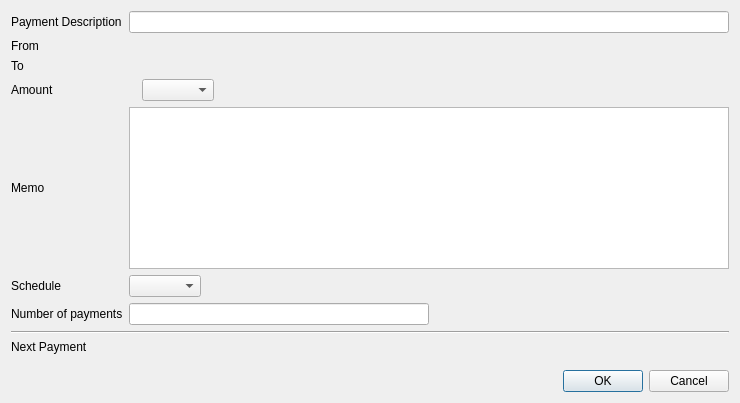
<?xml version="1.0" encoding="UTF-8"?>
<ui version="4.0">
 <class>newRecurringDialog</class>
 <widget class="QDialog" name="newRecurringDialog">
  <property name="geometry">
   <rect>
    <x>0</x>
    <y>0</y>
    <width>740</width>
    <height>403</height>
   </rect>
  </property>
  <property name="windowTitle">
   <string>Edit Schedule</string>
  </property>
  <layout class="QGridLayout" name="gridLayout">
   <item row="0" column="1">
    <widget class="QLabel" name="label_7">
     <property name="text">
      <string>Payment Description</string>
     </property>
    </widget>
   </item>
   <item row="3" column="2">
    <layout class="QHBoxLayout" name="horizontalLayout_3">
     <item>
      <widget class="QLabel" name="lblAmt">
       <property name="text">
        <string notr="true">&lt;Amount&gt;</string>
       </property>
      </widget>
     </item>
     <item>
      <widget class="QComboBox" name="cmbCurrency"/>
     </item>
     <item>
      <spacer name="horizontalSpacer_3">
       <property name="orientation">
        <enum>Qt::Horizontal</enum>
       </property>
       <property name="sizeHint" stdset="0">
        <size>
         <width>40</width>
         <height>20</height>
        </size>
       </property>
      </spacer>
     </item>
    </layout>
   </item>
   <item row="5" column="1">
    <widget class="QLabel" name="label_3">
     <property name="text">
      <string>Schedule</string>
     </property>
    </widget>
   </item>
   <item row="1" column="2">
    <widget class="QLabel" name="lblFrom">
     <property name="text">
      <string notr="true"/>
     </property>
    </widget>
   </item>
   <item row="8" column="1">
    <widget class="QLabel" name="label_8">
     <property name="text">
      <string>Next Payment</string>
     </property>
    </widget>
   </item>
   <item row="3" column="1">
    <widget class="QLabel" name="label_6">
     <property name="text">
      <string>Amount</string>
     </property>
    </widget>
   </item>
   <item row="0" column="2">
    <widget class="QLineEdit" name="txtDesc"/>
   </item>
   <item row="6" column="2">
    <layout class="QHBoxLayout" name="horizontalLayout_2">
     <item>
      <widget class="QLineEdit" name="txtNumPayments"/>
     </item>
     <item>
      <spacer name="horizontalSpacer_2">
       <property name="orientation">
        <enum>Qt::Horizontal</enum>
       </property>
       <property name="sizeHint" stdset="0">
        <size>
         <width>40</width>
         <height>20</height>
        </size>
       </property>
      </spacer>
     </item>
    </layout>
   </item>
   <item row="9" column="1">
    <spacer name="verticalSpacer">
     <property name="orientation">
      <enum>Qt::Vertical</enum>
     </property>
     <property name="sizeHint" stdset="0">
      <size>
       <width>20</width>
       <height>40</height>
      </size>
     </property>
    </spacer>
   </item>
   <item row="4" column="2">
    <widget class="QPlainTextEdit" name="txtMemo"/>
   </item>
   <item row="4" column="1">
    <widget class="QLabel" name="label_4">
     <property name="text">
      <string>Memo</string>
     </property>
    </widget>
   </item>
   <item row="7" column="1" colspan="2">
    <widget class="Line" name="line">
     <property name="orientation">
      <enum>Qt::Horizontal</enum>
     </property>
    </widget>
   </item>
   <item row="2" column="1">
    <widget class="QLabel" name="label_2">
     <property name="text">
      <string>To</string>
     </property>
    </widget>
   </item>
   <item row="1" column="1">
    <widget class="QLabel" name="label">
     <property name="text">
      <string>From</string>
     </property>
    </widget>
   </item>
   <item row="10" column="2">
    <widget class="QDialogButtonBox" name="buttonBox">
     <property name="orientation">
      <enum>Qt::Horizontal</enum>
     </property>
     <property name="standardButtons">
      <set>QDialogButtonBox::Cancel|QDialogButtonBox::Ok</set>
     </property>
    </widget>
   </item>
   <item row="8" column="2">
    <widget class="QLabel" name="lblNextPayment">
     <property name="text">
      <string notr="true"/>
     </property>
    </widget>
   </item>
   <item row="6" column="1">
    <widget class="QLabel" name="label_5">
     <property name="text">
      <string>Number of payments</string>
     </property>
    </widget>
   </item>
   <item row="5" column="2">
    <layout class="QHBoxLayout" name="horizontalLayout">
     <item>
      <widget class="QComboBox" name="cmbSchedule"/>
     </item>
     <item>
      <spacer name="horizontalSpacer">
       <property name="orientation">
        <enum>Qt::Horizontal</enum>
       </property>
       <property name="sizeHint" stdset="0">
        <size>
         <width>40</width>
         <height>20</height>
        </size>
       </property>
      </spacer>
     </item>
    </layout>
   </item>
   <item row="2" column="2">
    <widget class="QLabel" name="lblTo">
     <property name="text">
      <string notr="true"/>
     </property>
    </widget>
   </item>
  </layout>
 </widget>
 <tabstops>
  <tabstop>txtDesc</tabstop>
  <tabstop>cmbCurrency</tabstop>
  <tabstop>cmbSchedule</tabstop>
  <tabstop>txtNumPayments</tabstop>
 </tabstops>
 <resources/>
 <connections>
  <connection>
   <sender>buttonBox</sender>
   <signal>accepted()</signal>
   <receiver>newRecurringDialog</receiver>
   <slot>accept()</slot>
   <hints>
    <hint type="sourcelabel">
     <x>248</x>
     <y>254</y>
    </hint>
    <hint type="destinationlabel">
     <x>157</x>
     <y>274</y>
    </hint>
   </hints>
  </connection>
  <connection>
   <sender>buttonBox</sender>
   <signal>rejected()</signal>
   <receiver>newRecurringDialog</receiver>
   <slot>reject()</slot>
   <hints>
    <hint type="sourcelabel">
     <x>316</x>
     <y>260</y>
    </hint>
    <hint type="destinationlabel">
     <x>286</x>
     <y>274</y>
    </hint>
   </hints>
  </connection>
 </connections>
</ui>
